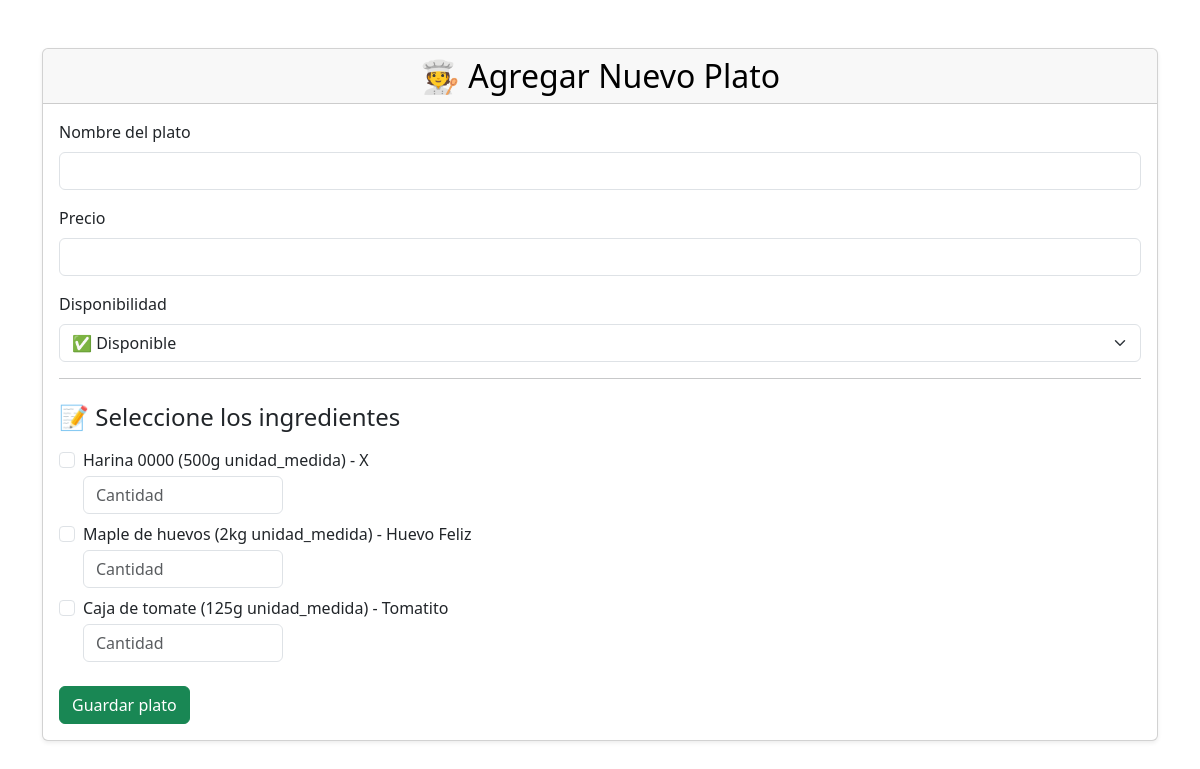
/agregar.php, run on the app's committed database.
### tables this page shows
CREATE TABLE `materia_prima` (
  `id` int(11) NOT NULL,
  `codigo_barra` varchar(200) NOT NULL,
  `descripcion` varchar(200) NOT NULL,
  `contenido_neto` varchar(200) NOT NULL COMMENT 'unidad de medida',
  `marca` varchar(200) NOT NULL,
  `stock_minimo` double NOT NULL,
  `stock_maximo` double NOT NULL
);

### agregar.php (the view, shortened to what this page needs)
<?php
include("conectar.php");
?>
<!DOCTYPE html>
<html lang="es">
<head>
    <link href="https://cdn.jsdelivr.net/npm/bootstrap@5.3.3/dist/css/bootstrap.min.css" rel="stylesheet">
</head>
<body>
<div class="container mt-5">
    <div class="card shadow-sm">
        <div class="card-header bg- text-black text-center">
            <h2 class="mb-0">🧑‍🍳 Agregar Nuevo Plato</h2>
        </div>
        <div class="card-body">
            <form action="agregar.php" method="POST">
                <div class="mb-3">
                    <label for="nombrePlato" class="form-label">Nombre del plato</label>
                    <input type="text" name="nombre" id="nombrePlato" class="form-control" required>
                </div>
                <div class="mb-3">
                    <label for="precioPlato" class="form-label">Precio</label>
                    <input type="number" step="0.01" name="precio" id="precioPlato" class="form-control" required>
                </div>
                <div class="mb-3">
                    <label for="disponibilidadPlato" class="form-label">Disponibilidad</label>
                    <select name="disponible" id="disponibilidadPlato" class="form-select">
                        <option value="1">✅ Disponible</option>
                    </select>
                </div>
                <hr>
                <h4 class="mt-4 mb-3">📝 Seleccione los ingredientes</h4>
                <?php
                $res = $conexion->query("SELECT id, descripcion, contenido_neto, 'unidad_medida', marca FROM materia_prima");
                while ($mp = $res->fetch_assoc()) {
                    $texto = $mp['descripcion'] . " (" . $mp['contenido_neto'] . " " . $mp['unidad_medida'] . ") - " . $mp['marca'];
                    echo '<div class="form-check mb-2">';
                    echo '<input class="form-check-input" type="checkbox" name="materia_prima['.$mp['id'].'][check]" value="1" id="mp'.$mp['id'].'">';
                    echo '<label class="form-check-label" for="mp'.$mp['id'].'">'.$texto.'</label>';
                    echo '<input type="text" name="materia_prima['.$mp['id'].'][cantidad]" placeholder="Cantidad" class="form-control mt-1" style="max-width:200px;">';
                    echo '</div>';
                }
                ?>
                <button type="submit" class="btn btn-success mt-3">Guardar plato</button>
            </form>
        </div>
    </div>
</div>
</body>
</html>

### data on the page
materia_prima: texto "Harina 0000 (500g unidad_medida) - X"
materia_prima: texto "Maple de huevos (2kg unidad_medida) - Huevo Feliz"
materia_prima: texto "Caja de tomate (125g unidad_medida) - Tomatito"
